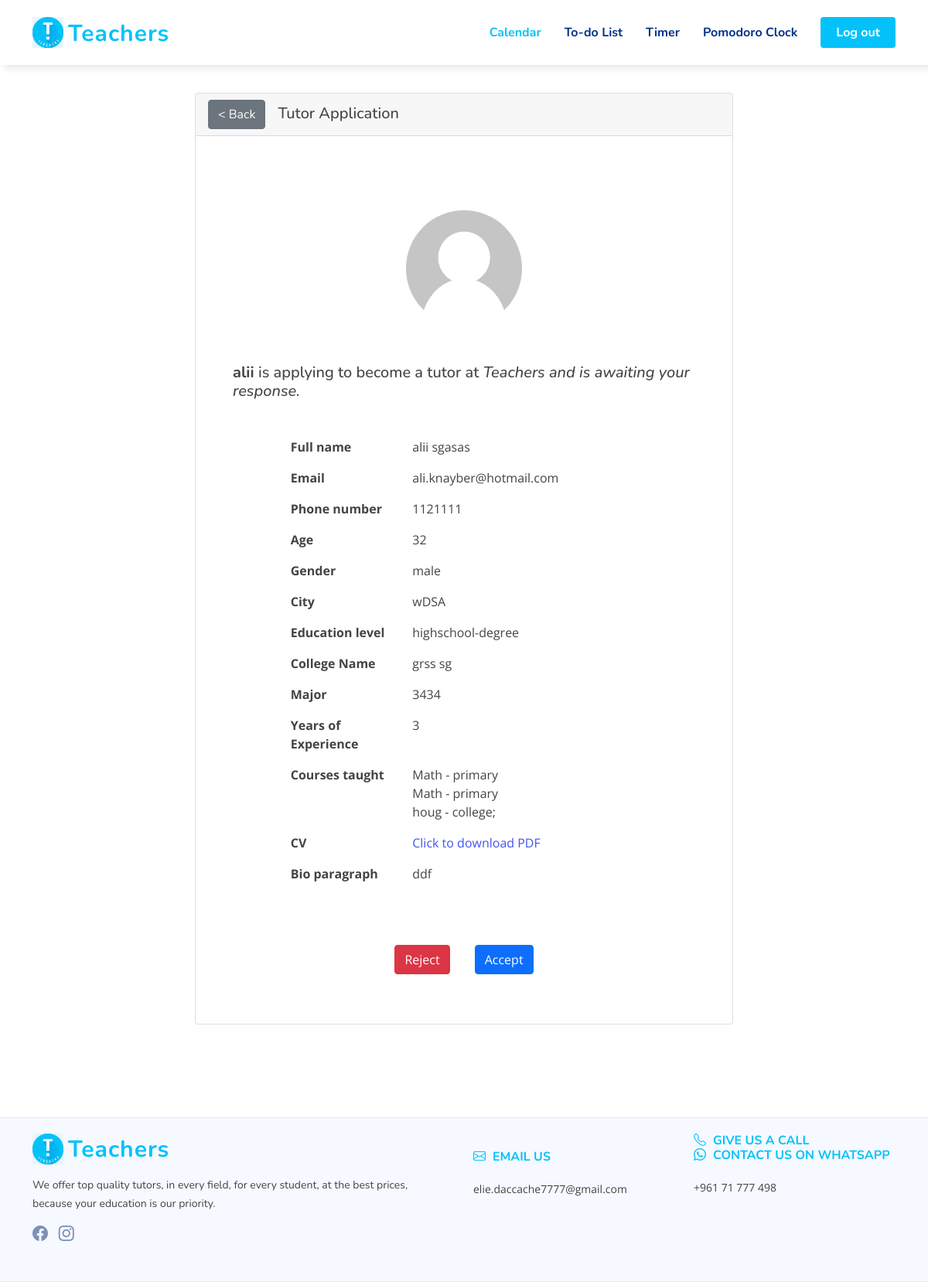
/admin_application.php?id=13, run on an earlier commit of the app's database.
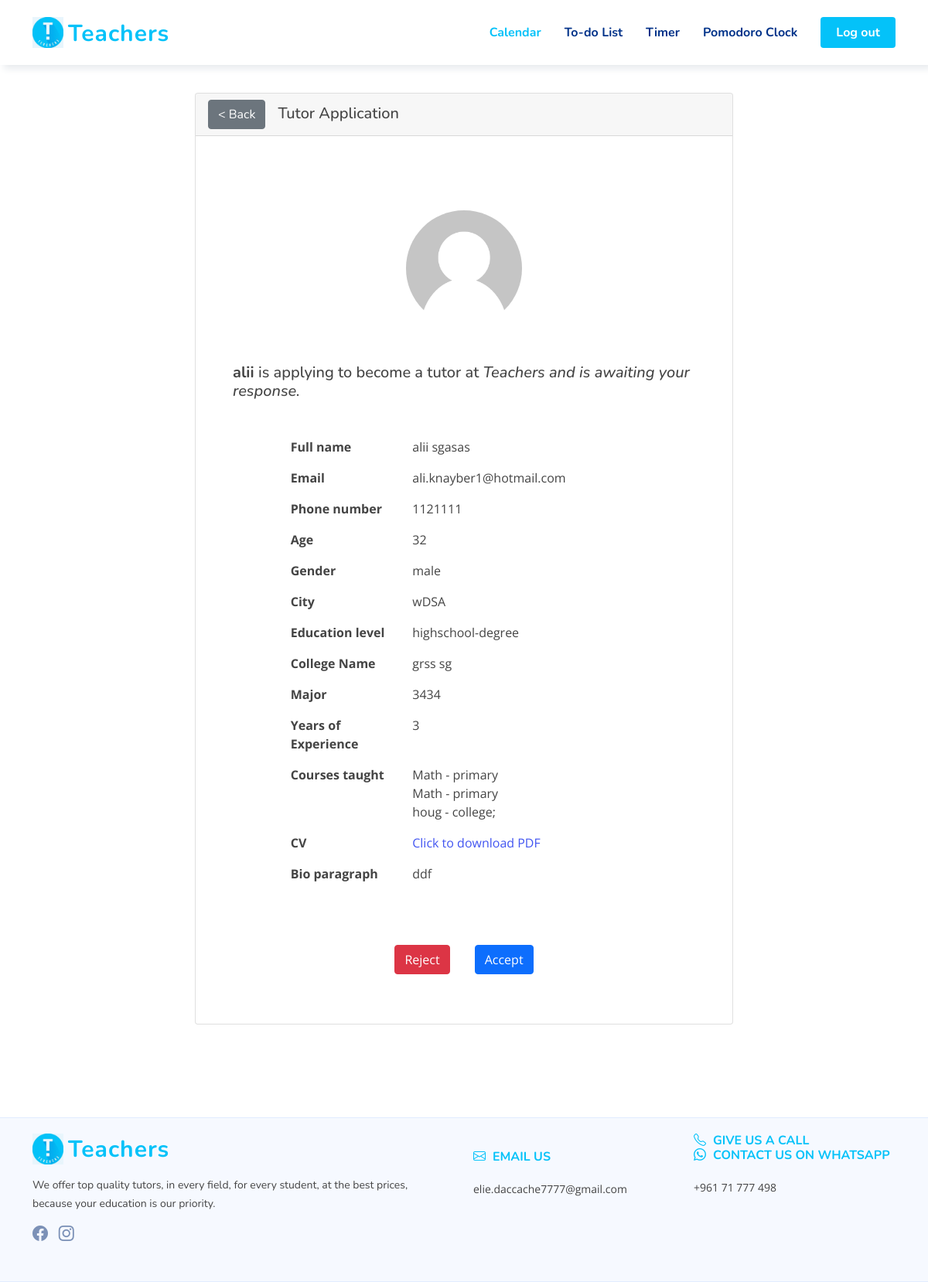
And on a later commit of the database.
### tables this page shows
CREATE TABLE `pending_tutors` (
  `temp_user_id` int(11) NOT NULL,
  `first_name` varchar(250) NOT NULL,
  `last_name` varchar(250) NOT NULL,
  `email` varchar(250) NOT NULL,
  `password` varchar(250) NOT NULL,
  `age` int(11) NOT NULL,
  `gender` varchar(250) NOT NULL,
  `phone_number` varchar(250) NOT NULL,
  `city` varchar(250) NOT NULL,
  `education_level_tutor` varchar(250) NOT NULL,
  `educational_institution_name` varchar(250) NOT NULL,
  `field` varchar(250) NOT NULL,
  `years_of_experience` int(11) NOT NULL,
  `course_1` varchar(250) NOT NULL,
  `course_level_1` varchar(250) NOT NULL,
  `course_2` varchar(250) NOT NULL,
  `course_level_2` varchar(250) NOT NULL,
  `course_3` varchar(250) NOT NULL,
  `course_level_3` varchar(250) NOT NULL,
  `course_4` varchar(250) NOT NULL,
  `course_level_4` varchar(250) NOT NULL,
  `cv` varchar(250) NOT NULL,
  `image` varchar(250) NOT NULL,
  `description` varchar(250) NOT NULL
);

### admin_application.php (the view, shortened to what this page needs)
<?php
include("connection.php");
$id = $_GET["id"];
?>
<!DOCTYPE html>
<html lang="en">
<head>
    <link href="./vendor/bootstrap/css/bootstrap.min.css" rel="stylesheet">
    <link href="./vendor/bootstrap-icons/bootstrap-icons.css" rel="stylesheet">
    <link href="./vendor/aos/aos.css" rel="stylesheet">
    <link href="./vendor/remixicon/remixicon.css" rel="stylesheet">
    <link href="./vendor/swiper/swiper-bundle.min.css" rel="stylesheet">
    <link href="./vendor/glightbox/css/glightbox.min.css" rel="stylesheet">
    <link href="./css/style.css" rel="stylesheet">
    <link href="./css/style2.css" rel="stylesheet">
</head>
<body>
    <header id="header" class="header fixed-top header-form">
        <div class="container-fluid container-xl d-flex align-items-center justify-content-between">
            <a href="index.html" class="logo d-flex align-items-center">
                <img src="./img/logo.png" alt="">
                <span>Teachers</span>
            </a>
            <nav id="navbar" class="navbar">
                <ul>
                    <li><a class="nav-link scrollto active" href="#hero">Calendar</a></li>
                    <li><a class="nav-link scrollto" href="#about">To-do List</a></li>
                    <li><a class="nav-link scrollto" href="#team">Timer</a></li>
                    <li><a class="nav-link scrollto" href="#contact">Pomodoro Clock</a></li>
                    <li><a class="getstarted scrollto" href="#about">Log out</a></li>
                </ul>
            </nav>
        </div>
    </header>
    <br><br><br><br><br>
    <div class="container thin-container">
        <div class="card">
            <h5 class="card-header user-select-none">
              <a href="admin_updates.php" class="btn btn-secondary">&lt Back</a>
              <span>&ThickSpace; Tutor Application</span>
            </h5>
            <div class="card-body p-5">
            <?php $query_tutors_application = "SELECT * FROM  pending_tutors where temp_user_id=$id";
                $stmt = $connection->prepare($query_tutors_application);
                $stmt->execute();
                $results_tutors = $stmt->get_result();
                $row = $results_tutors->fetch_assoc() ?>
                <img src="img/default-user-image.png" class="rounded-circle w-25 d-block my-5 mx-auto" alt="Image">
                <h5 class="card-title"> <strong><?php echo($row["first_name"]); ?> </strong> is applying to become a tutor at <em>Teachers and is awaiting your response.</em></h5>
                <div class="w-75 my-5 mx-auto">
                    <div class="row">
                        <p class="col-4"><strong>Full name</strong></p>
                        <p class="col-8"><?php echo($row["first_name"]." ".$row["last_name"]); ?></p>
                    </div>
                    <div class="row">
                        <p class="col-4"><strong>Email</strong></p>
                        <p class="col-8"><?php echo($row["email"]); ?></p>
                    </div>
                    <div class="row">
                        <p class="col-4"><strong>Phone number</strong></p>
                        <p class="col-8"><?php echo($row["phone_number"]); ?></p>
                    </div>
                    <div class="row">
                        <p class="col-4"><strong>Age</strong></p>
                        <p class="col-8"><?php echo($row["age"]); ?></p>
                    </div>
                    <div class="row">
                        <p class="col-4"><strong>Gender</strong></p>
                        <p class="col-8"><?php echo($row["gender"]); ?></p>
                    </div>
                    <div class="row">
                        <p class="col-4"><strong>City</strong></p>
                        <p class="col-8"><?php echo($row["city"]); ?></p>
                    </div>
                    <div class="row">
                        <p class="col-4"><strong>Education level</strong></p>
                        <p class="col-8"><?php echo($row["education_level_tutor"]); ?></p>
                    </div>
                    <div class="row">
                        <p class="col-4"><strong>College Name</strong></p>
                        <p class="col-8"><?php echo($row["educational_institution_name"]); ?></p>
                    </div>
                    <div class="row">
                        <p class="col-4"><strong>Major</strong></p>
                        <p class="col-8"><?php echo($row["field"]); ?></p>
                    </div>
                    <div class="row">
                        <p class="col-4"><strong>Years of Experience</strong></p>
                        <p class="col-8"><?php echo($row["years_of_experience"]); ?></p>
                    </div>
                    <div class="row">
                        <p class="col-4"><strong>Courses taught</strong></p>
                        <p class="col-8"><?php echo($row["course_1"]." - ".$row["course_level_1"]); ?> <br><?php echo($row["course_2"]." - ".$row["course_level_2"]);?> <br> <?php echo($row["course_3"]." - ".$row["course_level_3"]) ?>;</p>
                    </div>
                    <div class="row">
                        <p class="col-4"><strong>CV</strong></p>
                        <p class="col-8"><a href="">Click to download PDF</a></p>
                    </div>
                    <div class="row">
                        <p class="col-4"><strong>Bio paragraph</strong></p>
                        <p class="col-8"><?php echo($row["description"]); ?> </p>
                    </div>
                </div>
                <div class="d-flex justify-content-center">
                    <a class="m-3 btn btn-danger" data-bs-toggle="modal" data-bs-target="#reject-modal">Reject</a>
                    <a class="m-3 btn btn-primary" data-bs-toggle="modal" data-bs-target="#accept-modal">Accept</a>
                </div>
            </div>
        </div>
    </div>
    <br><br><br><br><br>
  <footer id="footer" class="footer">
    <div class="footer-top">
      <div class="container">
        <div class="row gy-4">
          <div class="col-lg-6 col-md-12 footer-info">
            <a href="index.html" class="logo d-flex align-items-center">
              <img src="./img/logo.png" alt="">
              <span>Teachers</span>
            </a>
            <p>We offer top quality tutors, in every field, for every student, at the best prices, <br>
              because your education is our priority.</p>
            <div class="social-links mt-3">
                <a href="https://www.facebook.com/Teachers.leb/" class="facebook"><i class="bi bi-facebook"></i></a>
                <a href="https://www.instagram.com/teachers.lb/" class="instagram"><i class="bi bi-instagram"></i></a>
            </div>
          </div>
          <div class="col-lg-3 col-5 footer-links">
            <br> <br class="d-block d-md-none">
            <h4><i class="bi bi-envelope"></i>&ThickSpace; Email us</h4> <br>
            elie.daccache7777@gmail.com
          </div>
          <div class="col-lg-3 col-5 footer-contact text-center text-md-start">
            <h4>
              <i class="bi bi-telephone"></i>&ThickSpace; Give us a call <br>
              <i class="bi bi-whatsapp"></i>&ThickSpace; Contact us on WhatsApp</h4> <br>
            +961 71 777 498
          </div>
        </div>
      </div>
    </div>
  </footer>
</body>
</html>

### css/style.css (style rules this page uses)
:root { scroll-behavior: smooth; }
body { font-family: "Open Sans", sans-serif; color: #444444; }
a { color: #4154f1; text-decoration: none; }
h1, h2, h3, h4, h5, h6 { font-family: "Nunito", sans-serif; }
.header { transition: all 0.5s; z-index: 997; padding: 20px 0; }
.header .logo { line-height: 0; }
.header .logo img { max-height: 40px; margin-right: 6px; }
.header .logo span { font-size: 30px; font-weight: 700; letter-spacing: 1px; color: #04c2f9 ; font-family: "Nunito", sans-serif; margin-top: 3px; }
.navbar { padding: 0; }
.navbar ul { margin: 0; padding: 0; display: flex; list-style: none; align-items: center; }
.navbar li { position: relative; }
.navbar a, .navbar a:focus { display: flex; align-items: center; justify-content: space-between; padding: 10px 0 10px 30px; font-family: "Nunito", sans-serif; font-size: 16px; font-weight: 700; color: #013289; white-space: nowrap; transition: 0.3s; }
.navbar a:hover, .navbar .active, .navbar .active:focus, .navbar li:hover > a { color: #04c2f9; }
.navbar .getstarted, .navbar .getstarted:focus { background: #04c2f9; padding: 8px 20px; margin-left: 30px; border-radius: 4px; color: #fff; }
.footer { background: #f6f9ff; font-size: 14px; }
.footer .footer-top { border-top: 1px solid #e1ecff; border-bottom: 1px solid #e1ecff; padding: 20px 0 20px 0; }
.footer .footer-top .footer-info { margin-bottom: 30px; }
.footer .footer-top .footer-info .logo { line-height: 0; margin-bottom: 15px; }
.footer .footer-top .footer-info .logo img { max-height: 40px; margin-right: 6px; }
.footer .footer-top .footer-info .logo span { font-size: 30px; font-weight: 700; letter-spacing: 1px; color: #04c2f9 ; font-family: "Nunito", sans-serif; margin-top: 3px; }
.footer .footer-top .footer-info p { font-size: 14px; line-height: 24px; margin-bottom: 0; font-family: "Nunito", sans-serif; }
.footer .footer-top .social-links a { font-size: 20px; display: inline-block; color: rgba(1, 41, 112, 0.5); line-height: 0; margin-right: 10px; transition: 0.3s; }
.footer .footer-top h4 { font-size: 16px; font-weight: bold; color: #04c2f9 ; text-transform: uppercase; position: relative; padding-bottom: 12px; }
.footer .footer-top .footer-links { margin-bottom: 30px; }

### css/style2.css (style rules this page uses)
.header-form { box-shadow: 5px 5px 9px #e8ebee; background-color: white; }
.thin-container { width: 60vw; margin: auto; }
#footer h4 { margin: 0; padding: 0; }

What changed in the data, as far as the page shows it:
changed pending_tutors "alii": email "ali.knayber@hotmail.com" → "ali.knayber1@hotmail.com"
